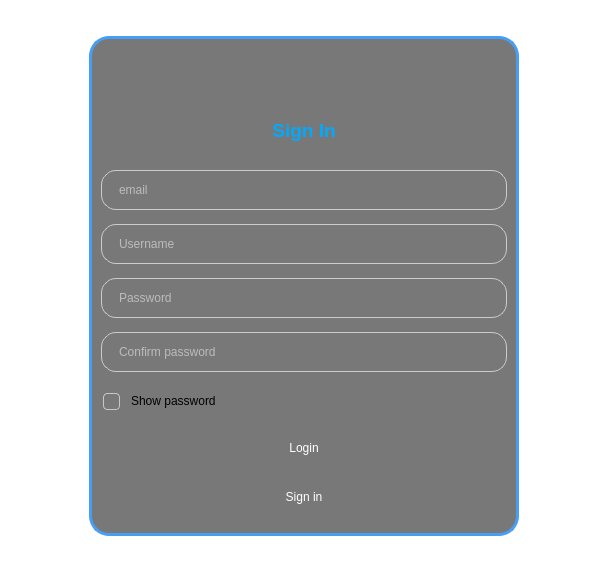
<?xml version="1.0" encoding="UTF-8"?>
<ui version="4.0">
 <class>SignUpPage</class>
 <widget class="QWidget" name="SignUpPage">
  <property name="geometry">
   <rect>
    <x>0</x>
    <y>0</y>
    <width>608</width>
    <height>573</height>
   </rect>
  </property>
  <property name="maximumSize">
   <size>
    <width>16777215</width>
    <height>16777215</height>
   </size>
  </property>
  <property name="windowTitle">
   <string>Form</string>
  </property>
  <property name="styleSheet">
   <string notr="true">QWidget{
font: 13pt &quot;Noto Sans&quot;;
}
#SignUpPage {
background:transparent;
}

#signUpFrame {
background:rgba(30,30,30,0.6);
border-radius:20px;
border:3px solid rgb(71,158,245);
}
QLineEdit {
    background: rgba(120, 120, 120, 0.5);
    border: 1px solid #ccc;
    border-radius: 15px;
    padding-left: 15px;
    color: white; /* Text color */
}

QLineEdit:focus {
    border:1.5px solid #66afe9; /* Border color when focused */
    background-color: rgba(120, 120, 120, 0.7); /* Background color when focused */
}

QLineEdit::hover {
    background-color: rgba(120, 120, 120, 0.7); /* Background color on hover */
}
QPushButton {
    border-radius: 10px;
    background-color: rgba(120, 120, 120, 0.4);
    padding-left: 10px;
    padding-right: 10px;
    color: rgb(255, 255, 255);
}

QPushButton:hover {
    background: #479EF5;
}

QPushButton:pressed {
    background-color: rgba(70, 158, 245, 0.6);
}

QCheckBox,
QLabel,
QAbstractCheckBox,
QTreeView::indicator,
QRadioButton {
    padding: 0px;
    font-style: normal;
}

QCheckBox {
    padding: 2px;
}

QGroupBox::indicator,
QMenu::indicator,
QCheckBox::indicator,
QTreeView::indicator {
    width: 15px;
    height: 15px;
    border-radius: 4px;
    border: 1px solid rgba(200,200,200,1);
    background:transparent;
    margin-right: 5px;
}

QGroupBox::indicator:hover,
QMenu::indicator:hover,
QCheckBox::indicator:hover,
QTreeView::indicator:hover {
    background-color: rgba(255, 255, 255, 20);
}

QGroupBox::indicator:pressed,
QMenu::indicator:pressed,
QCheckBox::indicator:pressed,
QTreeView::indicator:pressed {
    background-color: rgba(255, 255, 255, 20);
    border: 1px solid rgba(220,220,220,1);
}

QGroupBox::indicator:checked,
QMenu::indicator:checked,
QCheckBox::indicator:checked,
QTreeView::indicator:checked {
    background-color: rgb(71,158,245);
    image: url(:/ressources/CheckBox.svg);
	border:1px solid rgb(71,158,245);
}

QGroupBox::indicator:checked:hover,
QMenu::indicator:checked:hover,
QCheckBox::indicator:checked:hover,
QTreeView::indicator:checked:hover {
    background-color:rgb(71,158,245) ;
border:1px solid rgb(71,158,245);
}

QGroupBox::indicator:checked:pressed,
QMenu::indicator:checked:pressed,
QCheckBox::indicator:checked:pressed,
QTreeView::indicator:checked:pressed {
    background-color: rgb(71,158,245);
    image: url(:/ressources/CheckBoxPressed.svg);
}

QCheckBox::indicator:indeterminate,
QGroupBox::indicator:indeterminate,
QTreeView::indicator:indeterminate,
QTableView::indicator:indeterminate {
    background-color: #60cdff;
    border: 1px solid #60cdff;
    image: url(:/ressources/CheckBoxInterminate.svg);
}

QCheckBox::indicator:indeterminate:hover,
QGroupBox::indicator:indeterminate:hover,
QTreeView::indicator:indeterminate:hover,
QTableView::indicator:indeterminate:hover {
    background-color: #5abce8;
    border: 1px solid #5abce8;
}

QCheckBox::indicator:indeterminate:pressed,
QGroupBox::indicator:indeterminate:pressed,
QTreeView::indicator:indeterminate:pressed,
QTableView::indicator:indeterminate:pressed {
    background-color: #53aad2;
    border: 1px solid #53aad2;
    image: url(:/ressources/CheckBoxInterminatePressed.svg);
}

QCheckBox::indicator:indeterminate:disabled,
QGroupBox::indicator:indeterminate:disabled,
QTreeView::indicator:indeterminate:disabled,
QTableView::indicator:indeterminate:disabled {
    border: 1px solid #404040;
    background-color: #404040;
    image: url(:/ressources/CheckBoxInterminatePressed.svg);
}

QGroupBox::indicator:checked:disabled,
QMenu::indicator:checked:disabled,
QCheckBox::indicator:checked:disabled,
QTreeView::indicator:checked:disabled {
    border: 1px solid #404040;
    background-color: #404040;
    image: url(:/ressources/CheckBoxPressed.svg); 
}

QGroupBox::indicator:disabled,
QMenu::indicator:disabled,
QCheckBox::indicator:disabled,
QTreeView::indicator:disabled {
    border: 1px solid #404040;
    background-color: rgba(255, 255, 255, 0);
}


</string>
  </property>
  <layout class="QGridLayout" name="gridLayout">
   <item row="0" column="0">
    <widget class="QFrame" name="signUpFrame">
     <property name="maximumSize">
      <size>
       <width>430</width>
       <height>500</height>
      </size>
     </property>
     <property name="frameShape">
      <enum>QFrame::Shape::StyledPanel</enum>
     </property>
     <property name="frameShadow">
      <enum>QFrame::Shadow::Raised</enum>
     </property>
     <layout class="QGridLayout" name="gridLayout_2">
      <property name="topMargin">
       <number>5</number>
      </property>
      <property name="bottomMargin">
       <number>5</number>
      </property>
      <item row="7" column="0" colspan="2">
       <widget class="QPushButton" name="loginButton">
        <property name="minimumSize">
         <size>
          <width>0</width>
          <height>35</height>
         </size>
        </property>
        <property name="styleSheet">
         <string notr="true"/>
        </property>
        <property name="text">
         <string>Login</string>
        </property>
        <property name="shortcut">
         <string>Return</string>
        </property>
       </widget>
      </item>
      <item row="5" column="0" colspan="2">
       <widget class="QLineEdit" name="password2">
        <property name="minimumSize">
         <size>
          <width>0</width>
          <height>40</height>
         </size>
        </property>
        <property name="styleSheet">
         <string notr="true"/>
        </property>
        <property name="placeholderText">
         <string>Confirm password</string>
        </property>
       </widget>
      </item>
      <item row="4" column="0" colspan="2">
       <widget class="QLineEdit" name="password">
        <property name="minimumSize">
         <size>
          <width>0</width>
          <height>40</height>
         </size>
        </property>
        <property name="styleSheet">
         <string notr="true"/>
        </property>
        <property name="placeholderText">
         <string>Password</string>
        </property>
       </widget>
      </item>
      <item row="2" column="0" colspan="2">
       <widget class="QLineEdit" name="email">
        <property name="minimumSize">
         <size>
          <width>0</width>
          <height>40</height>
         </size>
        </property>
        <property name="styleSheet">
         <string notr="true"/>
        </property>
        <property name="placeholderText">
         <string>email</string>
        </property>
       </widget>
      </item>
      <item row="6" column="0" colspan="2">
       <widget class="QCheckBox" name="showCheckbox">
        <property name="minimumSize">
         <size>
          <width>0</width>
          <height>30</height>
         </size>
        </property>
        <property name="maximumSize">
         <size>
          <width>16777215</width>
          <height>30</height>
         </size>
        </property>
        <property name="autoFillBackground">
         <bool>false</bool>
        </property>
        <property name="styleSheet">
         <string notr="true"/>
        </property>
        <property name="text">
         <string>Show password</string>
        </property>
        <property name="iconSize">
         <size>
          <width>24</width>
          <height>24</height>
         </size>
        </property>
        <property name="tristate">
         <bool>false</bool>
        </property>
       </widget>
      </item>
      <item row="8" column="0" colspan="2">
       <widget class="QPushButton" name="signButton">
        <property name="minimumSize">
         <size>
          <width>0</width>
          <height>35</height>
         </size>
        </property>
        <property name="text">
         <string>Sign in</string>
        </property>
       </widget>
      </item>
      <item row="3" column="0" colspan="2">
       <widget class="QLineEdit" name="username">
        <property name="minimumSize">
         <size>
          <width>0</width>
          <height>40</height>
         </size>
        </property>
        <property name="styleSheet">
         <string notr="true"/>
        </property>
        <property name="placeholderText">
         <string>Username</string>
        </property>
       </widget>
      </item>
      <item row="1" column="0" colspan="2">
       <widget class="QLabel" name="label">
        <property name="maximumSize">
         <size>
          <width>16777215</width>
          <height>50</height>
         </size>
        </property>
        <property name="styleSheet">
         <string notr="true">background:transparent;</string>
        </property>
        <property name="text">
         <string>&lt;html&gt;&lt;head/&gt;&lt;body&gt;&lt;p&gt;&lt;span style=&quot; font-size:14pt; font-weight:700; color:#00aaff;&quot;&gt;Sign In&lt;/span&gt;&lt;/p&gt;&lt;/body&gt;&lt;/html&gt;</string>
        </property>
        <property name="alignment">
         <set>Qt::AlignmentFlag::AlignCenter</set>
        </property>
       </widget>
      </item>
      <item row="0" column="1">
       <widget class="HoverButton" name="closeButton">
        <property name="minimumSize">
         <size>
          <width>32</width>
          <height>32</height>
         </size>
        </property>
        <property name="maximumSize">
         <size>
          <width>40</width>
          <height>40</height>
         </size>
        </property>
        <property name="styleSheet">
         <string notr="true">background:transparent;
border:none;</string>
        </property>
        <property name="text">
         <string/>
        </property>
        <property name="icon">
         <iconset resource="icons.qrc">
          <normaloff>:/icons/closewhite.svg</normaloff>:/icons/closewhite.svg</iconset>
        </property>
        <property name="iconSize">
         <size>
          <width>28</width>
          <height>28</height>
         </size>
        </property>
       </widget>
      </item>
     </layout>
    </widget>
   </item>
  </layout>
 </widget>
 <customwidgets>
  <customwidget>
   <class>HoverButton</class>
   <extends>QPushButton</extends>
   <header>hoverbutton.h</header>
  </customwidget>
 </customwidgets>
 <tabstops>
  <tabstop>email</tabstop>
  <tabstop>username</tabstop>
  <tabstop>password</tabstop>
  <tabstop>password2</tabstop>
  <tabstop>showCheckbox</tabstop>
  <tabstop>loginButton</tabstop>
  <tabstop>signButton</tabstop>
  <tabstop>closeButton</tabstop>
 </tabstops>
 <resources>
  <include location="icons.qrc"/>
 </resources>
 <connections/>
</ui>
